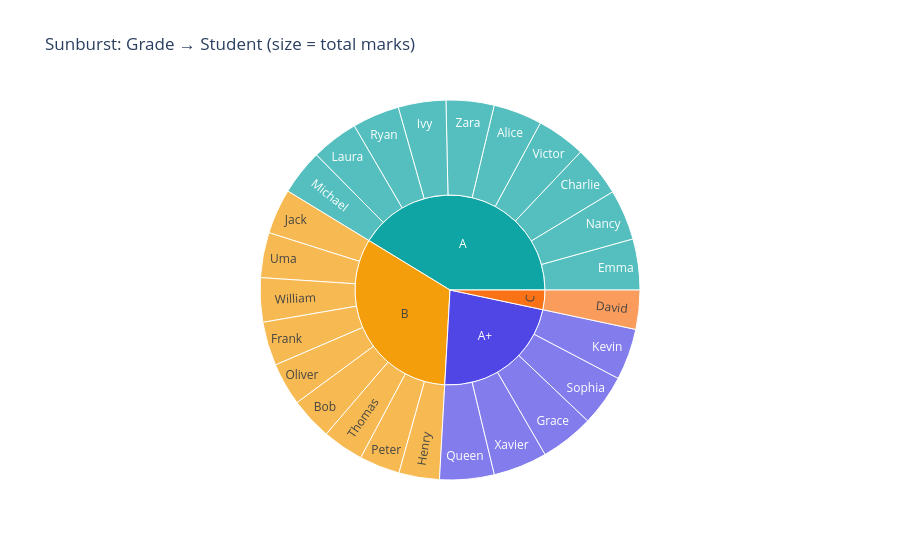
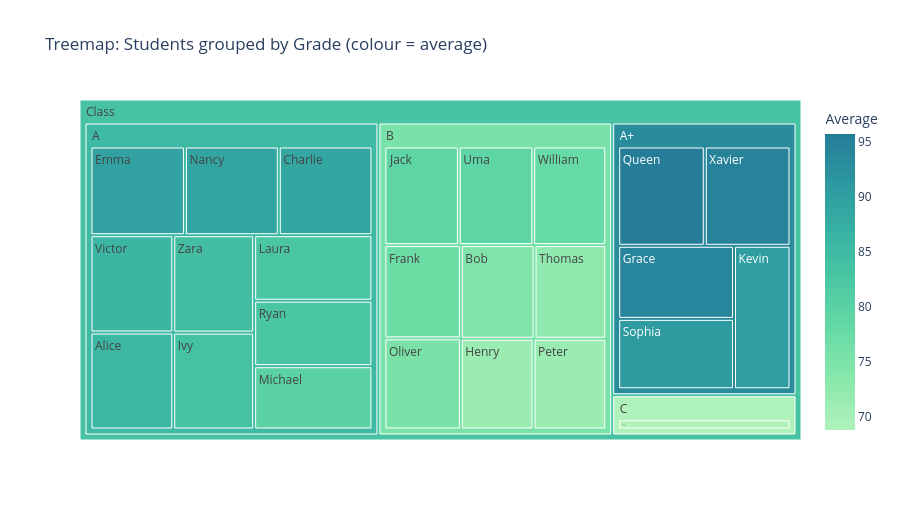

The notebook cell saved with these charts, in order:
### Markdown cell above
### 8.11 Sunburst & 8.12 Treemap: grade → student hierarchy (Plotly)

### Code cell
fig = px.sunburst(df, path=["Grade", "Student"], values="Total", color="Grade", color_discrete_map=GRADE_COLORS,
                  hover_data={"Average": ":.2f"}, title="Sunburst: Grade → Student (size = total marks)")
fig.update_layout(height=560)
fig.write_html(f"{CHART_DIR}/12_sunburst.html", include_plotlyjs="cdn")
fig.show()

fig = px.treemap(df, path=[px.Constant("Class"), "Grade", "Student"], values="Total", color="Average",
                 color_continuous_scale="Tealgrn", hover_data={"Attendance": True},
                 title="Treemap: Students grouped by Grade (colour = average)")
fig.update_layout(height=520)
fig.write_html(f"{CHART_DIR}/13_treemap.html", include_plotlyjs="cdn")
fig.show()

### Figure 1 — Plotly figure (JSON) as saved in the notebook; plotly's stock layout.template omitted (floating-point values rounded to 4 significant figures)
{"data": [{"branchvalues": "total", "customdata": [["85.75", "A"], ["(?)", "A"], ["88.75", "A"], ["84.25", "A"], ["89.5", "A"], ["86.0", "A"], ["83.75", "A"], ["82.75", "A"], ["82.75", "A"], ["80.0", "A"], ["89.0", "A"], ["94.75", "A+"], ["90.75", "A+"], ["95.75", "A+"], ["(?)", "A+"], ["90.25", "A+"], ["94.25", "A+"], ["71.25", "B"], ["79.25", "B"], ["71.25", "B"], ["72.5", "B"], ["79.25", "B"], ["77.75", "B"], ["77.0", "B"], ["74.5", "B"], ["(?)", "B"], ["75.25", "B"], ["68.75", "C"], ["68.75", "C"]], "domain": {"x": [0, 1], "y": [0, 1]}, "hovertemplate": "labels=%{label}<br>Total=%{value}<br>parent=%{parent}<br>id=%{id}<br>Average=%{customdata[0]:.2f}<br>Grade=%{customdata[1]}<extra></extra>", "ids": ["A/Alice", "A", "A/Charlie", "A/Zara", "A/Emma", "A/Victor", "A/Ivy", "A/Ryan", "A/Laura", "A/Michael", "A/Nancy", "A+/Xavier", "A+/Sophia", "A+/Queen", "A+", "A+/Kevin", "A+/Grace", "B/Peter", "B/Jack", "B/Henry", "B/Thomas", "B/Uma", "B/William", "B/Frank", "B/Bob", "B", "B/Oliver", "C/David", "C"], "labels": ["Alice", "A", "Charlie", "Zara", "Emma", "Victor", "Ivy", "Ryan", "Laura", "Michael", "Nancy", "Xavier", "Sophia", "Queen", "A+", "Kevin", "Grace", "Peter", "Jack", "Henry", "Thomas", "Uma", "William", "Frank", "Bob", "B", "Oliver", "David", "C"], "marker": {"colors": ["#0EA5A4", "#0EA5A4", "#0EA5A4", "#0EA5A4", "#0EA5A4", "#0EA5A4", "#0EA5A4", "#0EA5A4", "#0EA5A4", "#0EA5A4", "#0EA5A4", "#4F46E5", "#4F46E5", "#4F46E5", "#4F46E5", "#4F46E5", "#4F46E5", "#F59E0B", "#F59E0B", "#F59E0B", "#F59E0B", "#F59E0B", "#F59E0B", "#F59E0B", "#F59E0B", "#F59E0B", "#F59E0B", "#F97316", "#F97316"]}, "name": "", "parents": ["A", "", "A", "A", "A", "A", "A", "A", "A", "A", "A", "A+", "A+", "A+", "", "A+", "A+", "B", "B", "B", "B", "B", "B", "B", "B", "", "B", "C", ""], "type": "sunburst", "values": [343.0, 3410.0, 355.0, 337.0, 358.0, 344.0, 335.0, 331.0, 331.0, 320.0, 356.0, 379.0, 363.0, 383.0, 1863.0, 361.0, 377.0, 285.0, 317.0, 285.0, 290.0, 317.0, 311.0, 308.0, 298.0, 2712.0, 301.0, 275.0, 275.0]}], "layout": {"height": 560, "legend": {"tracegroupgap": 0}, "title": {"text": "Sunburst: Grade → Student (size = total marks)"}}}

### Figure 2 — Plotly figure (JSON) as saved in the notebook; plotly's stock layout.template omitted (floating-point values rounded to 4 significant figures)
{"data": [{"branchvalues": "total", "customdata": [["95", 85.75], ["89", 74.5], ["98", 88.75], ["85", 68.75], ["97", 89.5], ["91", 77], ["99", 94.25], ["87", 71.25], ["94", 83.75], ["90", 79.25], ["96", 90.25], ["93", 82.75], ["88", 80], ["95", 89], ["90", 75.25], ["86", 71.25], ["100", 95.75], ["92", 82.75], ["92", 90.75], ["84", 72.5], ["89", 79.25], ["94", 86], ["91", 77.75], ["98", 94.75], ["92", 84.25], ["(?)", 85.35], ["(?)", 75.45], ["85", 68.75], ["(?)", 93.2], ["(?)", 83.32]], "domain": {"x": [0, 1], "y": [0, 1]}, "hovertemplate": "labels=%{label}<br>Total=%{value}<br>parent=%{parent}<br>id=%{id}<br>Attendance=%{customdata[0]}<br>Average=%{color}<extra></extra>", "ids": ["Class/A/Alice", "Class/B/Bob", "Class/A/Charlie", "Class/C/David", "Class/A/Emma", "Class/B/Frank", "Class/A+/Grace", "Class/B/Henry", "Class/A/Ivy", "Class/B/Jack", "Class/A+/Kevin", "Class/A/Laura", "Class/A/Michael", "Class/A/Nancy", "Class/B/Oliver", "Class/B/Peter", "Class/A+/Queen", "Class/A/Ryan", "Class/A+/Sophia", "Class/B/Thomas", "Class/B/Uma", "Class/A/Victor", "Class/B/William", "Class/A+/Xavier", "Class/A/Zara", "Class/A", "Class/B", "Class/C", "Class/A+", "Class"], "labels": ["Alice", "Bob", "Charlie", "David", "Emma", "Frank", "Grace", "Henry", "Ivy", "Jack", "Kevin", "Laura", "Michael", "Nancy", "Oliver", "Peter", "Queen", "Ryan", "Sophia", "Thomas", "Uma", "Victor", "William", "Xavier", "Zara", "A", "B", "C", "A+", "Class"], "marker": {"coloraxis": "coloraxis", "colors": [85.75, 74.5, 88.75, 68.75, 89.5, 77.0, 94.25, 71.25, 83.75, 79.25, 90.25, 82.75, 80.0, 89.0, 75.25, 71.25, 95.75, 82.75, 90.75, 72.5, 79.25, 86.0, 77.75, 94.75, 84.25, 85.35, 75.45, 68.75, 93.2, 83.32]}, "name": "", "parents": ["Class/A", "Class/B", "Class/A", "Class/C", "Class/A", "Class/B", "Class/A+", "Class/B", "Class/A", "Class/B", "Class/A+", "Class/A", "Class/A", "Class/A", "Class/B", "Class/B", "Class/A+", "Class/A", "Class/A+", "Class/B", "Class/B", "Class/A", "Class/B", "Class/A+", "Class/A", "Class", "Class", "Class", "Class", ""], "type": "treemap", "values": [343.0, 298.0, 355.0, 275.0, 358.0, 308.0, 377.0, 285.0, 335.0, 317.0, 361.0, 331.0, 320.0, 356.0, 301.0, 285.0, 383.0, 331.0, 363.0, 290.0, 317.0, 344.0, 311.0, 379.0, 337.0, 3410.0, 2712.0, 275.0, 1863.0, 8260.0]}], "layout": {"coloraxis": {"autocolorscale": false, "colorbar": {"title": {"text": "Average"}}, "colorscale": [[0, "rgb(176, 242, 188)"], [0.1667, "rgb(137, 232, 172)"], [0.3333, "rgb(103, 219, 165)"], [0.5, "rgb(76, 200, 163)"], [0.6667, "rgb(56, 178, 163)"], [0.8333, "rgb(44, 152, 160)"], [1, "rgb(37, 125, 152)"]]}, "height": 520, "legend": {"tracegroupgap": 0}, "title": {"text": "Treemap: Students grouped by Grade (colour = average)"}}}
